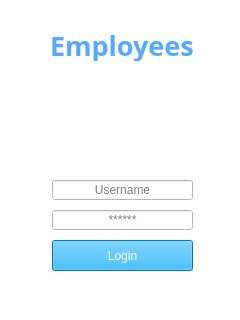
<?xml version="1.0" encoding="UTF-8"?>
<ui version="4.0">
 <class>Form</class>
 <widget class="QWidget" name="Form">
  <property name="geometry">
   <rect>
    <x>0</x>
    <y>0</y>
    <width>240</width>
    <height>320</height>
   </rect>
  </property>
  <property name="windowTitle">
   <string>Form</string>
  </property>
  <property name="styleSheet">
   <string notr="true">background-color: rgb(255, 255, 255);</string>
  </property>
  <widget class="QLabel" name="label">
   <property name="geometry">
    <rect>
     <x>70</x>
     <y>70</y>
     <width>104</width>
     <height>104</height>
    </rect>
   </property>
   <property name="text">
    <string/>
   </property>
   <property name="pixmap">
    <pixmap resource="resources/employees.qrc">:/icons/svg/network.svg</pixmap>
   </property>
   <property name="scaledContents">
    <bool>true</bool>
   </property>
  </widget>
  <widget class="QLineEdit" name="lineEdit">
   <property name="geometry">
    <rect>
     <x>52</x>
     <y>180</y>
     <width>141</width>
     <height>20</height>
    </rect>
   </property>
   <property name="alignment">
    <set>Qt::AlignCenter</set>
   </property>
   <property name="placeholderText">
    <string>Username</string>
   </property>
  </widget>
  <widget class="QLineEdit" name="lineEdit_2">
   <property name="geometry">
    <rect>
     <x>52</x>
     <y>210</y>
     <width>141</width>
     <height>20</height>
    </rect>
   </property>
   <property name="echoMode">
    <enum>QLineEdit::Password</enum>
   </property>
   <property name="alignment">
    <set>Qt::AlignCenter</set>
   </property>
   <property name="placeholderText">
    <string>******</string>
   </property>
  </widget>
  <widget class="QPushButton" name="pushButton">
   <property name="geometry">
    <rect>
     <x>52</x>
     <y>240</y>
     <width>141</width>
     <height>31</height>
    </rect>
   </property>
   <property name="layoutDirection">
    <enum>Qt::LeftToRight</enum>
   </property>
   <property name="styleSheet">
    <string notr="true">background-color: rgb(0, 170, 255);
font: 8pt &quot;Lucida Sans Unicode&quot;;
color: rgb(255, 255, 255);</string>
   </property>
   <property name="text">
    <string>Login</string>
   </property>
   <property name="iconSize">
    <size>
     <width>32</width>
     <height>32</height>
    </size>
   </property>
   <property name="flat">
    <bool>false</bool>
   </property>
  </widget>
  <widget class="QLabel" name="label_2">
   <property name="geometry">
    <rect>
     <x>50</x>
     <y>30</y>
     <width>151</width>
     <height>31</height>
    </rect>
   </property>
   <property name="font">
    <font>
     <family>Fira Mono</family>
     <pointsize>20</pointsize>
     <weight>75</weight>
     <bold>true</bold>
    </font>
   </property>
   <property name="styleSheet">
    <string notr="true">color: rgb(85, 170, 255);</string>
   </property>
   <property name="text">
    <string>Employees</string>
   </property>
  </widget>
 </widget>
 <resources>
  <include location="resources/employees.qrc"/>
 </resources>
 <connections>
  <connection>
   <sender>lineEdit</sender>
   <signal>returnPressed()</signal>
   <receiver>lineEdit_2</receiver>
   <slot>setFocus()</slot>
   <hints>
    <hint type="sourcelabel">
     <x>115</x>
     <y>195</y>
    </hint>
    <hint type="destinationlabel">
     <x>122</x>
     <y>219</y>
    </hint>
   </hints>
  </connection>
  <connection>
   <sender>lineEdit_2</sender>
   <signal>returnPressed()</signal>
   <receiver>pushButton</receiver>
   <slot>click()</slot>
   <hints>
    <hint type="sourcelabel">
     <x>122</x>
     <y>219</y>
    </hint>
    <hint type="destinationlabel">
     <x>122</x>
     <y>255</y>
    </hint>
   </hints>
  </connection>
 </connections>
</ui>
